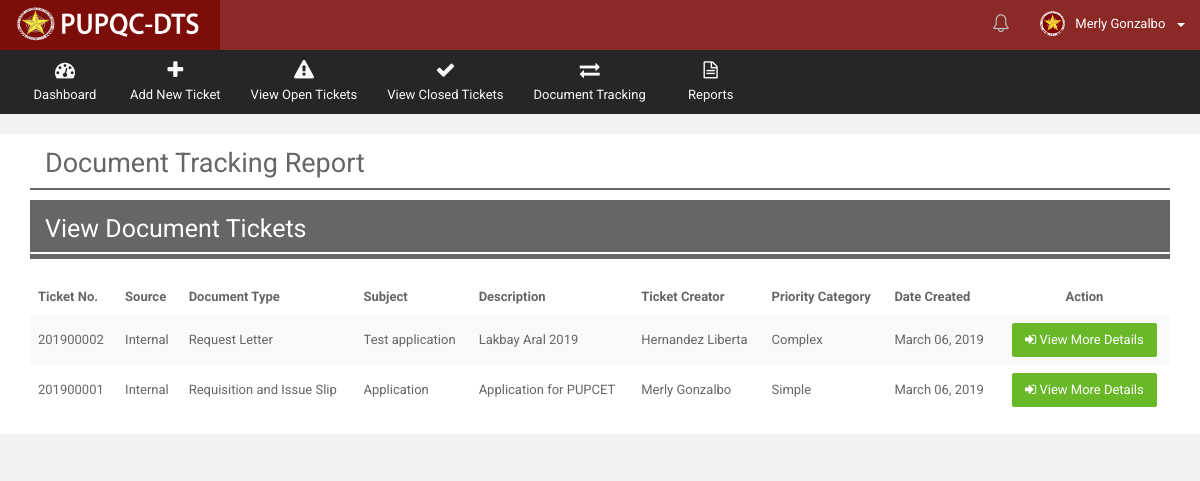
The app's page /Web/Department/views/rep_docu_track.php (signed in), older data.
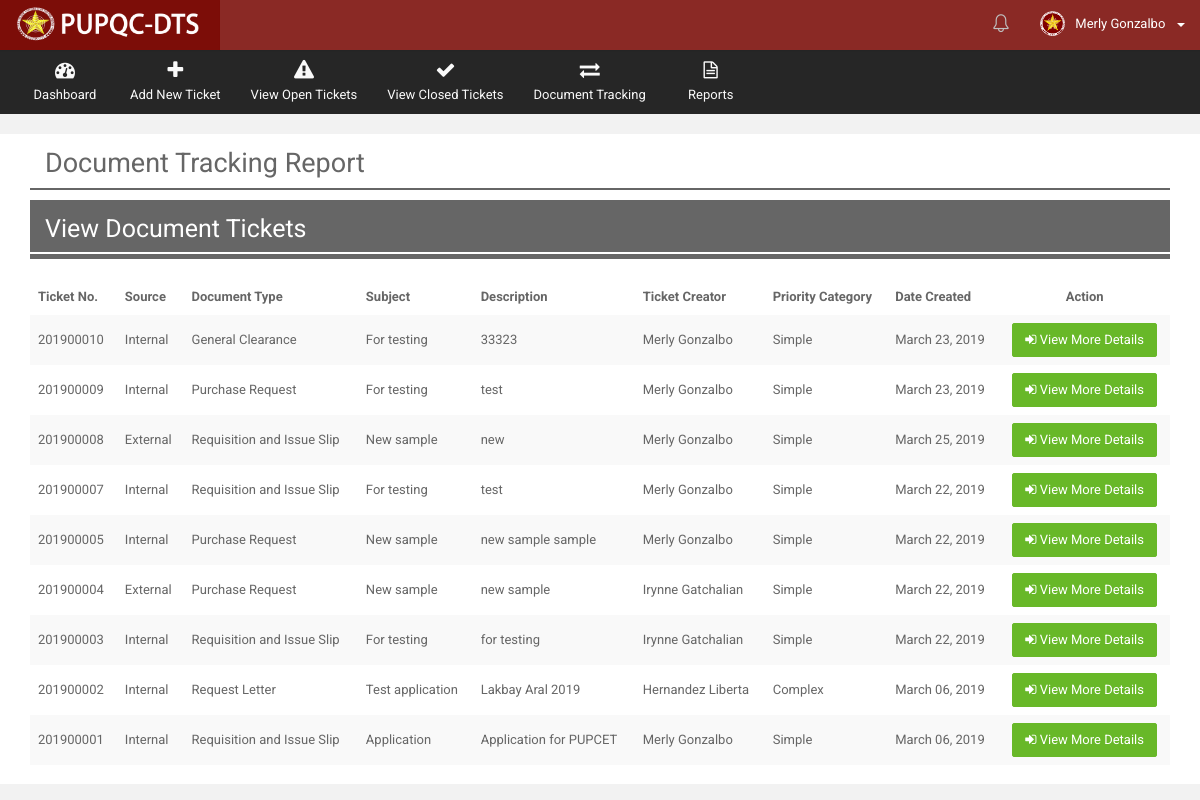
The same page, newer data.
### tables this page shows
CREATE TABLE `t_document_track_history` (
  `docu_tr_his_ID` int(10) NOT NULL,
  `docu_tr_his_ticket_no` varchar(255) NOT NULL,
  `docu_tr_his_doctype` int(10) NOT NULL,
  `docu_tr_his_sourcetype` int(10) NOT NULL,
  `docu_tr_his_ext_source_desc` varchar(255) DEFAULT NULL,
  `docu_tr_his_prioritytype` int(10) NOT NULL,
  `docu_tr_his_count_date_process` varchar(10) NOT NULL,
  `docu_tr_his_from_office` int(10) NOT NULL,
  `docu_tr_his_to_office` int(10) DEFAULT NULL,
  `docu_tr_his_subject` varchar(255) NOT NULL,
  `docu_tr_his_desc` varchar(255) NOT NULL,
  `docu_tr_his_closing_remarks` varchar(255) DEFAULT NULL,
  `docu_tr_his_remarks` varchar(255) DEFAULT NULL,
  `docu_tr_his_asignatory` varchar(255) NOT NULL,
  `docu_tr_his_createdby` int(10) NOT NULL,
  `docu_tr_his_receiver` int(10) DEFAULT NULL,
  `docu_tr_his_sender` int(10) DEFAULT NULL,
  `docu_tr_his_closedby` int(10) DEFAULT NULL,
  `docu_tr_his_reopenedby` int(10) DEFAULT NULL,
  `docu_tr_his_receiving_stat` varchar(30) DEFAULT NULL,
  `docu_tr_his_date_create` date NOT NULL,
  `docu_tr_his_time_create` time NOT NULL,
  `docu_tr_his_date_sent` date DEFAULT NULL,
  `docu_tr_his_time_sent` time DEFAULT NULL,
  `docu_tr_his_date_received` date DEFAULT NULL,
  `docu_tr_his_time_received` time DEFAULT NULL,
  `docu_tr_his_date_done` date DEFAULT NULL,
  `docu_tr_his_time_done` time DEFAULT NULL,
  `docu_tr_his_date_reopened` date DEFAULT NULL,
  `docu_tr_his_time_reopened` time DEFAULT NULL,
  `docu_tr_his_status` varchar(20) NOT NULL DEFAULT 'OPEN',
  `docu_tr_his_overdue_stat` varchar(10) NOT NULL DEFAULT 'NO',
  `docu_tr_his_action` varchar(30) NOT NULL,
  `docu_tr_his_notif_stat` bit(1) NOT NULL DEFAULT b'1',
  `docu_tr_his_disp_stat` bit(1) NOT NULL DEFAULT b'1',
  `docu_tr_his_timestamp` datetime NOT NULL DEFAULT CURRENT_TIMESTAMP
);

CREATE TABLE `r_source_type` (
  `source_ID` int(10) NOT NULL,
  `source_desc` varchar(50) NOT NULL,
  `source_stat` bit(1) NOT NULL DEFAULT b'1',
  `source_timestamp` datetime NOT NULL DEFAULT CURRENT_TIMESTAMP
);

CREATE TABLE `r_document_type` (
  `docutype_ID` int(10) NOT NULL,
  `docutype_desc` varchar(50) NOT NULL,
  `docutype_stat` bit(1) NOT NULL DEFAULT b'1',
  `docutype_timestamp` datetime NOT NULL DEFAULT CURRENT_TIMESTAMP
);

CREATE TABLE `t_employees` (
  `emp_ID` int(10) NOT NULL,
  `emp_lastname` varchar(100) NOT NULL,
  `emp_middlename` varchar(100) DEFAULT NULL,
  `emp_firstname` varchar(100) NOT NULL,
  `emp_office` int(10) NOT NULL,
  `emp_position` varchar(50) NOT NULL,
  `emp_picture` varchar(255) DEFAULT 'default.png',
  `emp_active_flag` bit(1) NOT NULL DEFAULT b'1',
  `emp_mod_date` datetime NOT NULL DEFAULT CURRENT_TIMESTAMP
);

CREATE TABLE `r_priority_type` (
  `priority_ID` int(10) NOT NULL,
  `priority_desc` varchar(50) NOT NULL,
  `priority_date_count` int(10) NOT NULL,
  `priority_stat` bit(1) NOT NULL DEFAULT b'1',
  `priority_timestamp` datetime NOT NULL DEFAULT CURRENT_TIMESTAMP
);

### Web/Department/views/get_view_table_report_trace.php (the view, shortened to what this page needs)
<?php
           $receiver_query = mysqli_query($connection,"SELECT * FROM `t_accounts` AS ACC
                                                              INNER JOIN `t_employees` AS EMP
                                                              INNER JOIN `r_office` AS OFF
                                                              ON ACC.acc_empID = EMP.emp_ID
                                                              and EMP.emp_office = OFF.office_ID
                                                              WHERE ACC.acc_ID = '$userID'");
           while($rq = mysqli_fetch_array($receiver_query))
           {
              $receiving_office = $rq["office_ID"];
           }
           $view_query = mysqli_query($connection,"SELECT * FROM `t_document_track_history` AS DOCU
                                                     INNER JOIN `r_document_type` AS TYPE
                                                     ON TYPE.docutype_ID = DOCU.docu_tr_his_doctype
                                                     INNER JOIN `r_source_type` AS SRC
                                                     ON SRC.source_ID = DOCU.docu_tr_his_sourcetype
                                                     INNER JOIN `r_priority_type` AS PRIO
                                                     ON PRIO.priority_ID = DOCU.docu_tr_his_prioritytype
                                                     WHERE DOCU.docu_tr_his_from_office = '$receiving_office'
                                                     or DOCU.docu_tr_his_sender = '$userID'
                                                     or DOCU.docu_tr_his_to_office = '$receiving_office'
                                                     GROUP BY DOCU.docu_tr_his_ticket_no
                                                     ORDER BY DOCU.docu_tr_his_ticket_no DESC");
            if(mysqli_num_rows($view_query) > 0)
            {
               while($row = mysqli_fetch_array($view_query))
               {
                   $docu_tr_ID = $row["docu_tr_his_ID"];
                   $docu_tr_ticket_no = $row["docu_tr_his_ticket_no"];
                   $docu_tr_subject = $row["docu_tr_his_subject"];
                   $docu_tr_date_create = new datetime($row["docu_tr_his_date_create"]);
                   $docu_tr_desc = $row["docu_tr_his_desc"];
                   $docu_tr_createdby = $row["docu_tr_his_createdby"];
                   $docutype_desc = $row['docutype_desc'];
                   $source_desc = $row["source_desc"];
                   $priority_desc = $row["priority_desc"];
                   $date_create = $docu_tr_date_create->format('F d, Y');
                   $getsender = mysqli_query($connection, "SELECT * FROM `t_employees` AS EMP
                                                                   INNER JOIN `r_office` AS OFF
                                                                   ON EMP.emp_office = OFF.office_ID
                                                           WHERE EMP.emp_ID = '$docu_tr_createdby'");
                   while($sender_row = mysqli_fetch_array($getsender))
                   {
                     $sender_fname = $sender_row["emp_firstname"];
                     $sender_lname = $sender_row["emp_lastname"];
                     $sender_compname = $sender_fname.' '.$sender_lname;
                   }
                     echo
                     '<tr class="gradeX">
                        <td style="display: none"> '.$docu_tr_ID.' </td>
                        <td style=""> '.$docu_tr_ticket_no.' </td>
                        <td style=""> '.$source_desc.' </td>
                        <td style=""> '.$docutype_desc.' </td>
                        <td style=""> '.$docu_tr_subject.' </td>
                        <td style=""> '.$docu_tr_desc.' </td>
                        <td style=""> '.$sender_compname.' </td>
                        <td style=""> '.$priority_desc.' </td>
                        <td style=""> '.$date_create.' </td>
                        <td style="">
                          <center>
                           <a href="ticket_trace_report.php?getID='.$docu_tr_ticket_no.'" class="btn btn-success btn-round" title="View Traces">
                             <i class="fa fa-sign-in"></i> View More Details</a>
                          </center>
                        </td>
                     </tr>  ';
               }
            }
            else
            {
            }
   ?>

Row changes from the older to the newer data that the page shows:
added t_document_track_history: docu_tr_his_ticket_no "201900010", docu_tr_his_sourcetype.source_desc "Internal", docu_tr_his_doctype.docutype_desc "General Clearance", docu_tr_his_subject "For testing", docu_tr_his_desc "33323", t_employees.emp_firstname+emp_lastname "Merly Gonzalbo", docu_tr_his_prioritytype.priority_desc "Simple", docu_tr_his_date_create "March 23, 2019"
added t_document_track_history: docu_tr_his_ticket_no "201900009", docu_tr_his_sourcetype.source_desc "Internal", docu_tr_his_doctype.docutype_desc "Purchase Request", docu_tr_his_subject "For testing", docu_tr_his_desc "test", t_employees.emp_firstname+emp_lastname "Merly Gonzalbo", docu_tr_his_prioritytype.priority_desc "Simple", docu_tr_his_date_create "March 23, 2019"
added t_document_track_history: docu_tr_his_ticket_no "201900008", docu_tr_his_sourcetype.source_desc "External", docu_tr_his_doctype.docutype_desc "Requisition and Issue Slip", docu_tr_his_subject "New sample", docu_tr_his_desc "new", t_employees.emp_firstname+emp_lastname "Merly Gonzalbo", docu_tr_his_prioritytype.priority_desc "Simple", docu_tr_his_date_create "March 25, 2019"
added t_document_track_history: docu_tr_his_ticket_no "201900007", docu_tr_his_sourcetype.source_desc "Internal", docu_tr_his_doctype.docutype_desc "Requisition and Issue Slip", docu_tr_his_subject "For testing", docu_tr_his_desc "test", t_employees.emp_firstname+emp_lastname "Merly Gonzalbo", docu_tr_his_prioritytype.priority_desc "Simple", docu_tr_his_date_create "March 22, 2019"
added t_document_track_history: docu_tr_his_ticket_no "201900005", docu_tr_his_sourcetype.source_desc "Internal", docu_tr_his_doctype.docutype_desc "Purchase Request", docu_tr_his_subject "New sample", docu_tr_his_desc "new sample sample", t_employees.emp_firstname+emp_lastname "Merly Gonzalbo", docu_tr_his_prioritytype.priority_desc "Simple", docu_tr_his_date_create "March 22, 2019"
added t_document_track_history: docu_tr_his_ticket_no "201900004", docu_tr_his_sourcetype.source_desc "External", docu_tr_his_doctype.docutype_desc "Purchase Request", docu_tr_his_subject "New sample", docu_tr_his_desc "new sample", t_employees.emp_firstname+emp_lastname "Irynne Gatchalian", docu_tr_his_prioritytype.priority_desc "Simple", docu_tr_his_date_create "March 22, 2019"
added t_document_track_history: docu_tr_his_ticket_no "201900003", docu_tr_his_sourcetype.source_desc "Internal", docu_tr_his_doctype.docutype_desc "Requisition and Issue Slip", docu_tr_his_subject "For testing", docu_tr_his_desc "for testing", t_employees.emp_firstname+emp_lastname "Irynne Gatchalian", docu_tr_his_prioritytype.priority_desc "Simple", docu_tr_his_date_create "March 22, 2019"
